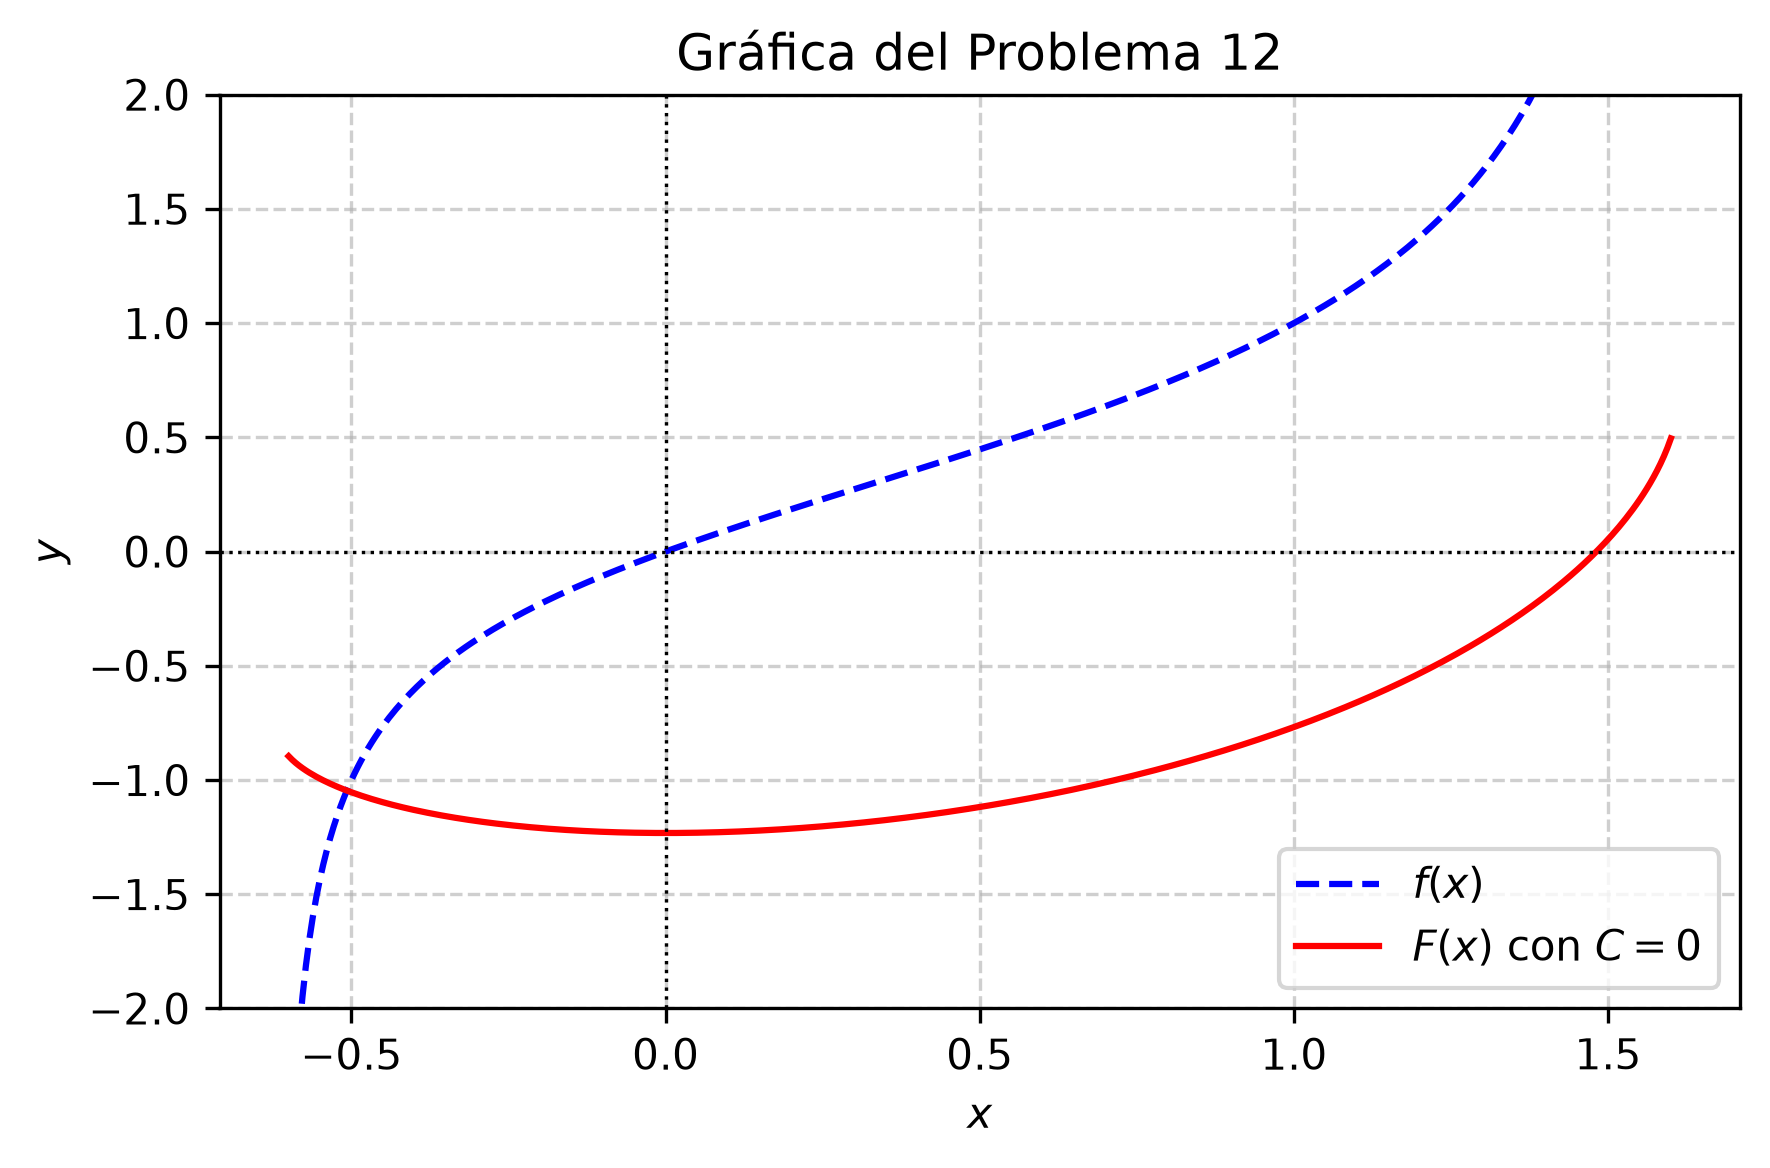

Python code for this plot:
import matplotlib
matplotlib.use('Agg')
import numpy as np
import matplotlib.pyplot as plt

# Definición del dominio de la función (intervalo donde 1 + x - x^2 > 0)
# Las raíces son x = (1 +- \sqrt{5})/2 aprox -0.618 y 1.618
x = np.linspace(-0.6, 1.6, 400)

# Función integrando f(x)
f = x / np.sqrt(1 + x - x**2)

# Antiderivada F(x) con C = 0
F = -np.sqrt(1 + x - x**2) + 0.5 * np.arcsin((2*x - 1) / np.sqrt(5))

plt.figure(figsize=(6, 4))
plt.plot(x, f, label=r'$f(x)$', color='blue', linestyle='--')
plt.plot(x, F, label=r'$F(x)$ con $C=0$', color='red')

plt.title(r'Gráfica del Problema 12')
plt.xlabel(r'$x$')
plt.ylabel(r'$y$')
plt.axhline(0, color='black', linewidth=0.8, linestyle=':')
plt.axvline(0, color='black', linewidth=0.8, linestyle=':')
plt.grid(True, linestyle='--', alpha=0.6)
plt.legend(loc='best')
plt.ylim(-2, 2)
plt.tight_layout()

plt.savefig(r'semana_05/graficas/SEM05_P12_grafica.png', dpi=300, bbox_inches='tight')
plt.close()
